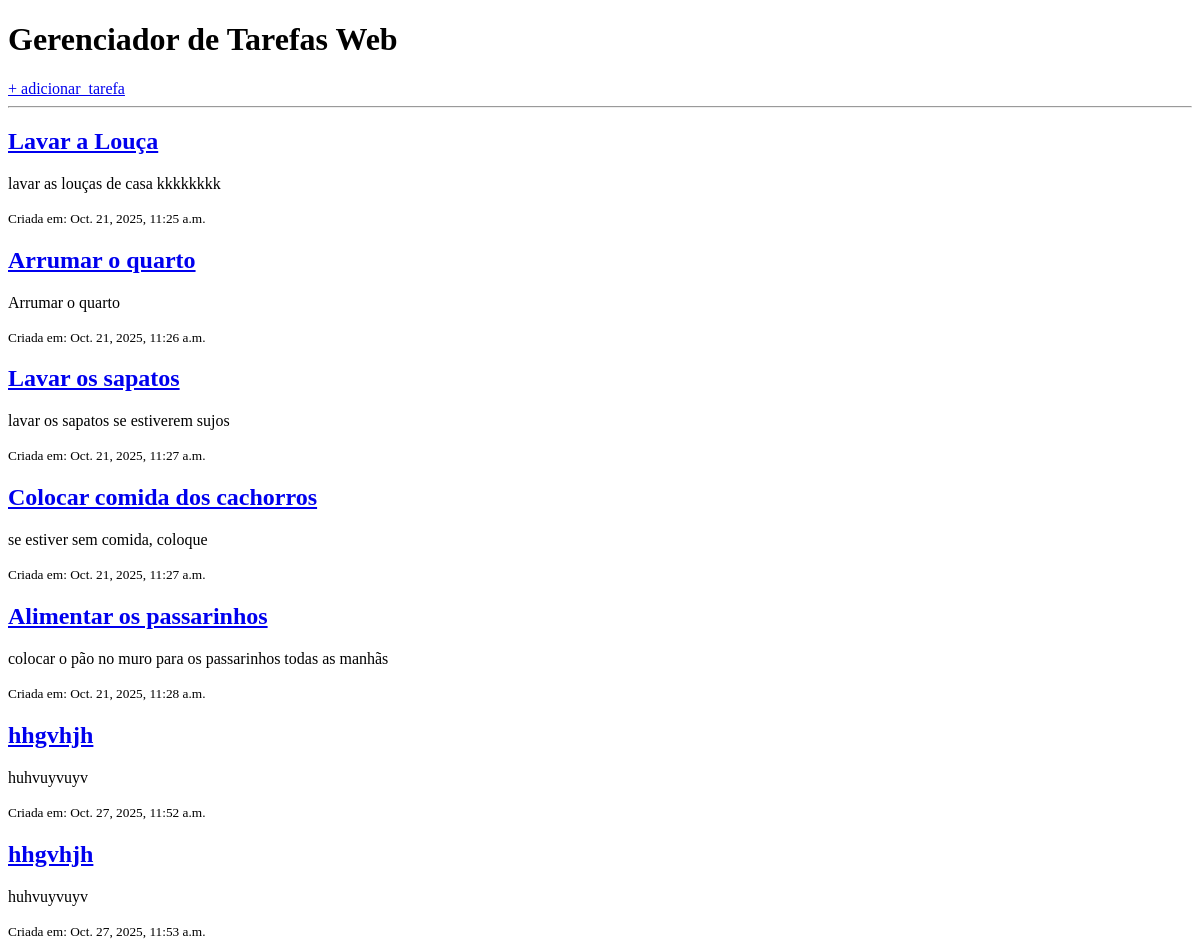
The page /tarefas/ on the database as committed earlier.
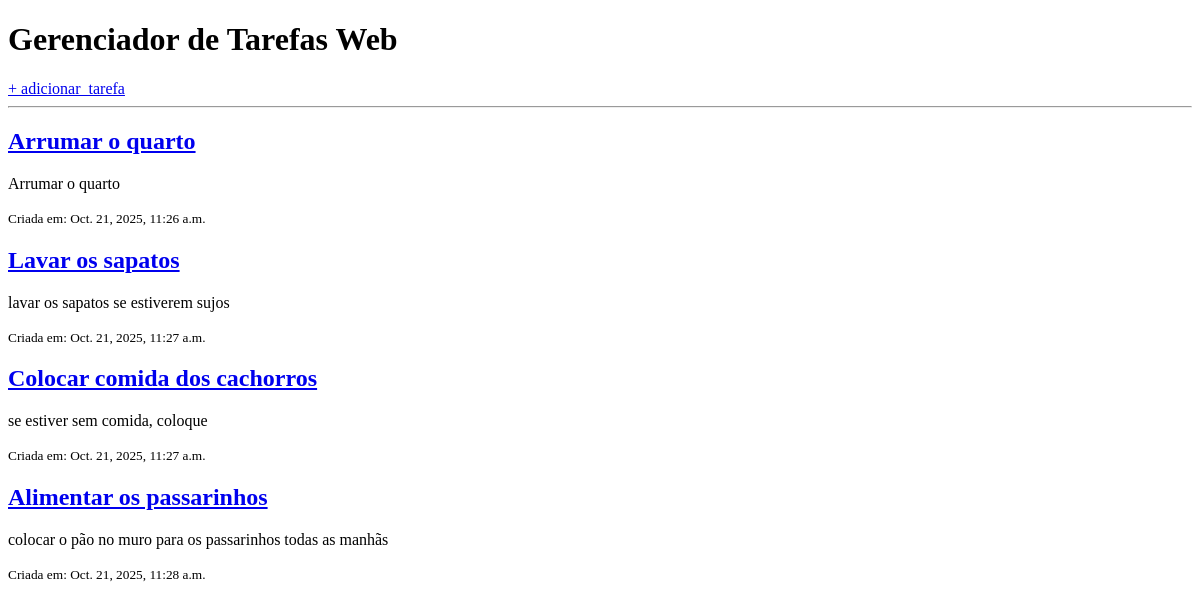
The same page on the database as committed later.
### tarefas/models.py (models this page shows, shortened)
class Tarefa(models.Model):
    titulo = models.CharField(max_length=200)
    descricao = models.TextField(blank=True, null=True)
    data_criacao = models.DateTimeField(auto_now_add=True)
    concluida = models.BooleanField(default=False)

### tarefas/views.py (the view)
def listar_tarefas(request):
    tarefas_salvas = Tarefa.objects.all()
    contexto = {
        "minhas_tarefas": tarefas_salvas
        }
    return render (request, 'tarefas/lista.html', contexto )

### tarefas/templates/tarefas/lista.html (shortened to what this page needs)
<!DOCTYPE html>
<html lang="pt-br">
<head>
</head>
<body>
    <h1>Gerenciador de Tarefas Web</h1>
    <a href="{%url 'adicionar_tarefa' %}"> + adicionar_tarefa </a>
    <hr>
    {% for tarefa in minhas_tarefas %}
        <div class="tarefa {% if tarefa.concluida %}concluida{% endif %}">
            <h2><a href="{% url 'detalhe_tarefa' tarefa.id %}">{{ tarefa.titulo }}</a></h2>
            <p>{{ tarefa.descricao }}</p>
            <small>Criada em: {{ tarefa.data_criacao }}</small>
        </div>
    {% empty %}
        <p>Nenhuma tarefa cadastrada ainda. Adicione algumas no <a href="/admin/">Admin</a>!</p>
    {% endfor %}
</body>
</html>

Rows that differ between the two databases and show on the page:
removed Tarefa: titulo "Lavar a Louça", descricao "lavar as louças de casa kkkkkkkk", data_criacao "Oct. 21, 2025, 11:25 a.m."
removed Tarefa: titulo "hhgvhjh", descricao "huhvuyvuyv", data_criacao "Oct. 27, 2025, 11:52 a.m."
removed Tarefa: titulo "hhgvhjh", descricao "huhvuyvuyv", data_criacao "Oct. 27, 2025, 11:53 a.m."
